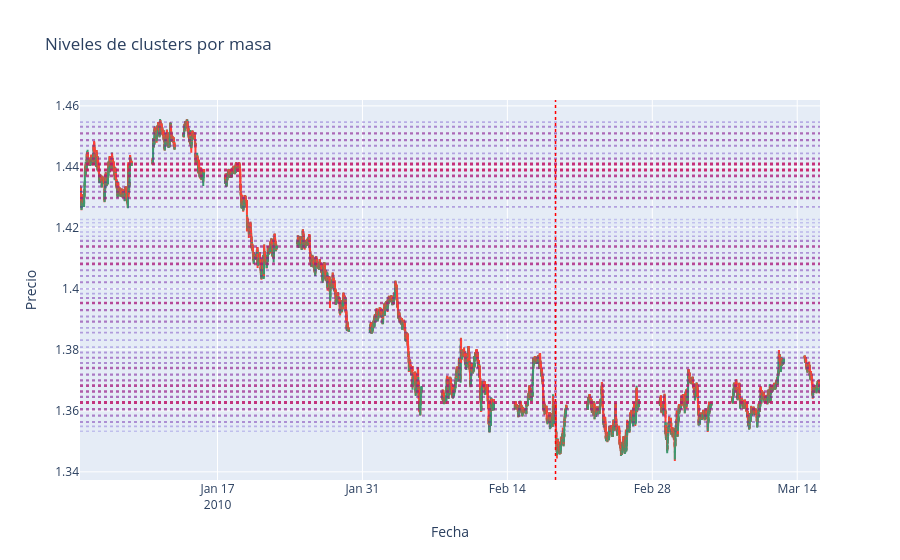

Notebook code cell kept with this figure:
### Code cell
df_EURUSD_5min_toviz = df_EURUSD_5min.iloc[:15000]

plot_candlestick_with_clusters_plotly(df_EURUSD_5min_toviz, df_clusters, 10000)

### Figure 1 — Plotly figure (JSON) as saved in the notebook; plotly's stock layout.template omitted (floating-point values rounded to 4 significant figures; data arrays with more than 128 entries replaced by an {"elided": "..."} marker saying what was removed)
{"data": [{"close": {"elided": "15000 float values"}, "high": {"elided": "15000 float values"}, "low": {"elided": "15000 float values"}, "name": "Candlestick", "open": {"elided": "15000 float values"}, "type": "candlestick", "x": {"elided": "15000 str values"}}], "layout": {"shapes": [{"line": {"color": "rgba(51, 20, 198, 0.20930393828194985)", "dash": "dot", "width": 1.52}, "type": "line", "x0": 0, "x1": 1, "xref": "paper", "y0": 1.353, "y1": 1.353, "yref": "y"}, {"line": {"color": "rgba(66, 20, 189, 0.2751162950372792)", "dash": "dot", "width": 1.661}, "type": "line", "x0": 0, "x1": 1, "xref": "paper", "y0": 1.355, "y1": 1.355, "yref": "y"}, {"line": {"color": "rgba(99, 20, 166, 0.43106989508822413)", "dash": "dot", "width": 1.995}, "type": "line", "x0": 0, "x1": 1, "xref": "paper", "y0": 1.356, "y1": 1.356, "yref": "y"}, {"line": {"color": "rgba(113, 20, 157, 0.49675848618612506)", "dash": "dot", "width": 2.136}, "type": "line", "x0": 0, "x1": 1, "xref": "paper", "y0": 1.358, "y1": 1.358, "yref": "y"}, {"line": {"color": "rgba(142, 20, 138, 0.6334253264558104)", "dash": "dot", "width": 2.429}, "type": "line", "x0": 0, "x1": 1, "xref": "paper", "y0": 1.361, "y1": 1.361, "yref": "y"}, {"line": {"color": "rgba(190, 20, 106, 0.8541579375786055)", "dash": "dot", "width": 2.902}, "type": "line", "x0": 0, "x1": 1, "xref": "paper", "y0": 1.363, "y1": 1.363, "yref": "y"}, {"line": {"color": "rgba(128, 20, 147, 0.5642600673451262)", "dash": "dot", "width": 2.281}, "type": "line", "x0": 0, "x1": 1, "xref": "paper", "y0": 1.365, "y1": 1.365, "yref": "y"}, {"line": {"color": "rgba(150, 20, 133, 0.6682925493977082)", "dash": "dot", "width": 2.503}, "type": "line", "x0": 0, "x1": 1, "xref": "paper", "y0": 1.366, "y1": 1.366, "yref": "y"}, {"line": {"color": "rgba(166, 20, 122, 0.7444009044942443)", "dash": "dot", "width": 2.667}, "type": "line", "x0": 0, "x1": 1, "xref": "paper", "y0": 1.368, "y1": 1.368, "yref": "y"}, {"line": {"color": "rgba(132, 20, 145, 0.5841312965599682)", "dash": "dot", "width": 2.323}, "type": "line", "x0": 0, "x1": 1, "xref": "paper", "y0": 1.37, "y1": 1.37, "yref": "y"}, {"line": {"color": "rgba(120, 20, 152, 0.5305375783624257)", "dash": "dot", "width": 2.208}, "type": "line", "x0": 0, "x1": 1, "xref": "paper", "y0": 1.372, "y1": 1.372, "yref": "y"}, {"line": {"color": "rgba(140, 20, 139, 0.6223336258761328)", "dash": "dot", "width": 2.405}, "type": "line", "x0": 0, "x1": 1, "xref": "paper", "y0": 1.374, "y1": 1.374, "yref": "y"}, {"line": {"color": "rgba(101, 20, 165, 0.4389659548671678)", "dash": "dot", "width": 2.012}, "type": "line", "x0": 0, "x1": 1, "xref": "paper", "y0": 1.376, "y1": 1.376, "yref": "y"}, {"line": {"color": "rgba(112, 20, 158, 0.4925366234588614)", "dash": "dot", "width": 2.127}, "type": "line", "x0": 0, "x1": 1, "xref": "paper", "y0": 1.377, "y1": 1.377, "yref": "y"}, {"line": {"color": "rgba(90, 20, 173, 0.38669161205166674)", "dash": "dot", "width": 1.9}, "type": "line", "x0": 0, "x1": 1, "xref": "paper", "y0": 1.379, "y1": 1.379, "yref": "y"}, {"line": {"color": "rgba(64, 20, 190, 0.269258718830362)", "dash": "dot", "width": 1.648}, "type": "line", "x0": 0, "x1": 1, "xref": "paper", "y0": 1.381, "y1": 1.381, "yref": "y"}, {"line": {"color": "rgba(70, 20, 186, 0.2953127799127396)", "dash": "dot", "width": 1.704}, "type": "line", "x0": 0, "x1": 1, "xref": "paper", "y0": 1.383, "y1": 1.383, "yref": "y"}, {"line": {"color": "rgba(86, 20, 175, 0.3718270536565633)", "dash": "dot", "width": 1.868}, "type": "line", "x0": 0, "x1": 1, "xref": "paper", "y0": 1.386, "y1": 1.386, "yref": "y"}, {"line": {"color": "rgba(76, 20, 182, 0.32378957303976796)", "dash": "dot", "width": 1.765}, "type": "line", "x0": 0, "x1": 1, "xref": "paper", "y0": 1.387, "y1": 1.387, "yref": "y"}, {"line": {"color": "rgba(121, 20, 152, 0.5321600354435743)", "dash": "dot", "width": 2.212}, "type": "line", "x0": 0, "x1": 1, "xref": "paper", "y0": 1.389, "y1": 1.389, "yref": "y"}, {"line": {"color": "rgba(94, 20, 170, 0.40661013031292437)", "dash": "dot", "width": 1.943}, "type": "line", "x0": 0, "x1": 1, "xref": "paper", "y0": 1.391, "y1": 1.391, "yref": "y"}, {"line": {"color": "rgba(130, 20, 146, 0.5760270088705248)", "dash": "dot", "width": 2.306}, "type": "line", "x0": 0, "x1": 1, "xref": "paper", "y0": 1.393, "y1": 1.393, "yref": "y"}, {"line": {"color": "rgba(168, 20, 121, 0.7529042301135542)", "dash": "dot", "width": 2.685}, "type": "line", "x0": 0, "x1": 1, "xref": "paper", "y0": 1.395, "y1": 1.395, "yref": "y"}, {"line": {"color": "rgba(108, 20, 161, 0.4722973348417596)", "dash": "dot", "width": 2.083}, "type": "line", "x0": 0, "x1": 1, "xref": "paper", "y0": 1.397, "y1": 1.397, "yref": "y"}, {"line": {"color": "rgba(73, 20, 184, 0.31199110058077384)", "dash": "dot", "width": 1.74}, "type": "line", "x0": 0, "x1": 1, "xref": "paper", "y0": 1.398, "y1": 1.398, "yref": "y"}, {"line": {"color": "rgba(73, 20, 184, 0.31165400136765953)", "dash": "dot", "width": 1.739}, "type": "line", "x0": 0, "x1": 1, "xref": "paper", "y0": 1.4, "y1": 1.4, "yref": "y"}, {"line": {"color": "rgba(110, 20, 159, 0.48361336646537023)", "dash": "dot", "width": 2.108}, "type": "line", "x0": 0, "x1": 1, "xref": "paper", "y0": 1.402, "y1": 1.402, "yref": "y"}, {"line": {"color": "rgba(93, 20, 171, 0.4023763889290197)", "dash": "dot", "width": 1.934}, "type": "line", "x0": 0, "x1": 1, "xref": "paper", "y0": 1.404, "y1": 1.404, "yref": "y"}, {"line": {"color": "rgba(99, 20, 166, 0.4331971452512352)", "dash": "dot", "width": 2.0}, "type": "line", "x0": 0, "x1": 1, "xref": "paper", "y0": 1.406, "y1": 1.406, "yref": "y"}, {"line": {"color": "rgba(169, 20, 120, 0.7596661838400918)", "dash": "dot", "width": 2.699}, "type": "line", "x0": 0, "x1": 1, "xref": "paper", "y0": 1.408, "y1": 1.408, "yref": "y"}, {"line": {"color": "rgba(138, 20, 141, 0.6109337166632955)", "dash": "dot", "width": 2.381}, "type": "line", "x0": 0, "x1": 1, "xref": "paper", "y0": 1.41, "y1": 1.41, "yref": "y"}, {"line": {"color": "rgba(94, 20, 170, 0.40916062295934574)", "dash": "dot", "width": 1.948}, "type": "line", "x0": 0, "x1": 1, "xref": "paper", "y0": 1.412, "y1": 1.412, "yref": "y"}, {"line": {"color": "rgba(157, 20, 128, 0.7012713456037447)", "dash": "dot", "width": 2.574}, "type": "line", "x0": 0, "x1": 1, "xref": "paper", "y0": 1.414, "y1": 1.414, "yref": "y"}, {"line": {"color": "rgba(108, 20, 161, 0.4725820540232976)", "dash": "dot", "width": 2.084}, "type": "line", "x0": 0, "x1": 1, "xref": "paper", "y0": 1.416, "y1": 1.416, "yref": "y"}, {"line": {"color": "rgba(69, 20, 186, 0.29141119362015666)", "dash": "dot", "width": 1.696}, "type": "line", "x0": 0, "x1": 1, "xref": "paper", "y0": 1.417, "y1": 1.417, "yref": "y"}, {"line": {"color": "rgba(60, 20, 193, 0.24789505619925448)", "dash": "dot", "width": 1.603}, "type": "line", "x0": 0, "x1": 1, "xref": "paper", "y0": 1.419, "y1": 1.419, "yref": "y"}, {"line": {"color": "rgba(59, 20, 193, 0.24637810974024107)", "dash": "dot", "width": 1.599}, "type": "line", "x0": 0, "x1": 1, "xref": "paper", "y0": 1.42, "y1": 1.42, "yref": "y"}, {"line": {"color": "rgba(50, 20, 199, 0.20192146551475063)", "dash": "dot", "width": 1.504}, "type": "line", "x0": 0, "x1": 1, "xref": "paper", "y0": 1.422, "y1": 1.422, "yref": "y"}, {"line": {"color": "rgba(50, 20, 200, 0.2)", "dash": "dot", "width": 1.5}, "type": "line", "x0": 0, "x1": 1, "xref": "paper", "y0": 1.423, "y1": 1.423, "yref": "y"}, {"line": {"color": "rgba(80, 20, 179, 0.34250082669568926)", "dash": "dot", "width": 1.805}, "type": "line", "x0": 0, "x1": 1, "xref": "paper", "y0": 1.427, "y1": 1.427, "yref": "y"}, {"line": {"color": "rgba(149, 20, 133, 0.6621508856077898)", "dash": "dot", "width": 2.49}, "type": "line", "x0": 0, "x1": 1, "xref": "paper", "y0": 1.43, "y1": 1.43, "yref": "y"}, {"line": {"color": "rgba(113, 20, 157, 0.49659025998128536)", "dash": "dot", "width": 2.136}, "type": "line", "x0": 0, "x1": 1, "xref": "paper", "y0": 1.432, "y1": 1.432, "yref": "y"}, {"line": {"color": "rgba(115, 20, 156, 0.5051691756479527)", "dash": "dot", "width": 2.154}, "type": "line", "x0": 0, "x1": 1, "xref": "paper", "y0": 1.434, "y1": 1.434, "yref": "y"}, {"line": {"color": "rgba(89, 20, 173, 0.3835768152792628)", "dash": "dot", "width": 1.893}, "type": "line", "x0": 0, "x1": 1, "xref": "paper", "y0": 1.435, "y1": 1.435, "yref": "y"}, {"line": {"color": "rgba(170, 20, 119, 0.7611391608365252)", "dash": "dot", "width": 2.702}, "type": "line", "x0": 0, "x1": 1, "xref": "paper", "y0": 1.437, "y1": 1.437, "yref": "y"}, {"line": {"color": "rgba(200, 20, 100, 0.8999999999999999)", "dash": "dot", "width": 3}, "type": "line", "x0": 0, "x1": 1, "xref": "paper", "y0": 1.439, "y1": 1.439, "yref": "y"}, {"line": {"color": "rgba(194, 20, 103, 0.8721279628612981)", "dash": "dot", "width": 2.94}, "type": "line", "x0": 0, "x1": 1, "xref": "paper", "y0": 1.441, "y1": 1.441, "yref": "y"}, {"line": {"color": "rgba(125, 20, 149, 0.5514528976085218)", "dash": "dot", "width": 2.253}, "type": "line", "x0": 0, "x1": 1, "xref": "paper", "y0": 1.443, "y1": 1.443, "yref": "y"}, {"line": {"color": "rgba(78, 20, 181, 0.3321043659163802)", "dash": "dot", "width": 1.783}, "type": "line", "x0": 0, "x1": 1, "xref": "paper", "y0": 1.444, "y1": 1.444, "yref": "y"}, {"line": {"color": "rgba(103, 20, 164, 0.4510834220534009)", "dash": "dot", "width": 2.038}, "type": "line", "x0": 0, "x1": 1, "xref": "paper", "y0": 1.447, "y1": 1.447, "yref": "y"}, {"line": {"color": "rgba(127, 20, 148, 0.562943345661533)", "dash": "dot", "width": 2.278}, "type": "line", "x0": 0, "x1": 1, "xref": "paper", "y0": 1.449, "y1": 1.449, "yref": "y"}, {"line": {"color": "rgba(136, 20, 142, 0.6016211261682092)", "dash": "dot", "width": 2.361}, "type": "line", "x0": 0, "x1": 1, "xref": "paper", "y0": 1.451, "y1": 1.451, "yref": "y"}, {"line": {"color": "rgba(103, 20, 164, 0.45073378180662405)", "dash": "dot", "width": 2.037}, "type": "line", "x0": 0, "x1": 1, "xref": "paper", "y0": 1.453, "y1": 1.453, "yref": "y"}, {"line": {"color": "rgba(69, 20, 186, 0.2920179722037619)", "dash": "dot", "width": 1.697}, "type": "line", "x0": 0, "x1": 1, "xref": "paper", "y0": 1.455, "y1": 1.455, "yref": "y"}, {"line": {"color": "red", "dash": "dot", "width": 1.5}, "type": "line", "x0": "2010-02-18T15:40:00-05:00", "x1": "2010-02-18T15:40:00-05:00", "xref": "x", "y0": 0, "y1": 1, "yref": "paper"}], "title": {"text": "Niveles de clusters por masa"}, "xaxis": {"rangeslider": {"visible": false}, "title": {"text": "Fecha"}}, "yaxis": {"title": {"text": "Precio"}}}}
